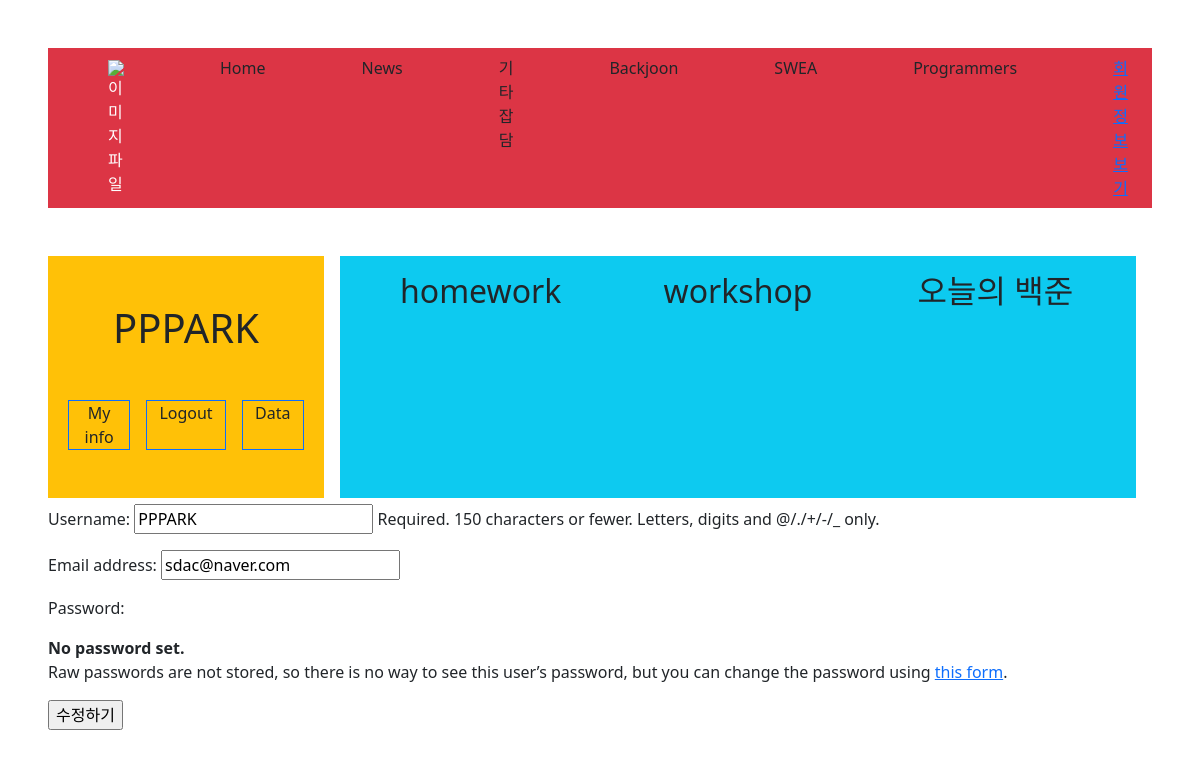
The app's page /accounts/6/update/ (signed in), older data.
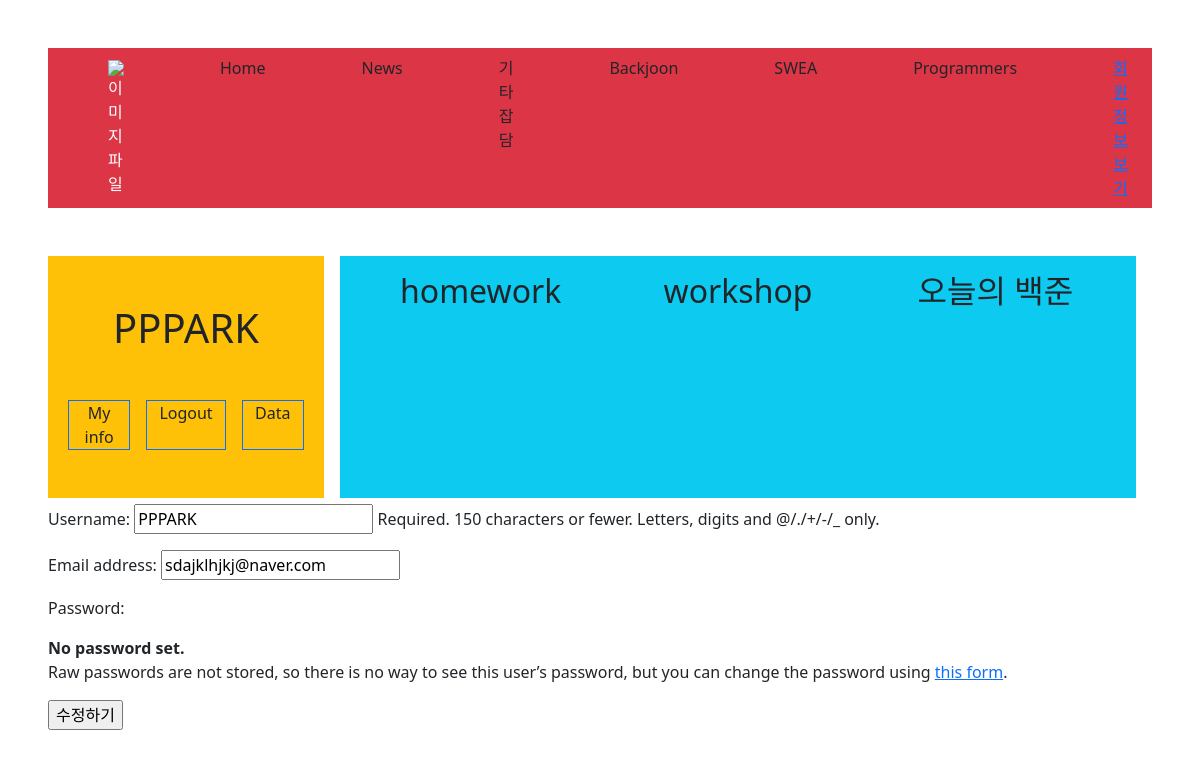
The same page, newer data.
### accounts/models.py (models this page shows)
class User(AbstractUser):
    pass

### accounts/views.py (the view)
# urls.py: path('<int:id>/update/', views.update, name = 'update'),
def update(request, id):
    if request.method == "POST":
        if request.user.is_superuser == 1:
            user = User.objects.get(id=id)
        if request.user.is_superuser == 0:
            user = request.user
        form = CustomUserChangeForm(request.POST, instance=user)
        if form.is_valid():
            form.save()
        if request.user.is_superuser:
            return redirect("accounts:index")
        else:
            return redirect("articles:home")
    else:
        if request.user.is_superuser == 1:
            user = User.objects.get(id=id)
        if request.user.is_superuser == 0:
            user = request.user
        form = CustomUserChangeForm(instance=user)
    context = {
        'form' : form
    }
    return render(request, 'accounts/update.html', context)

### accounts/forms.py
class CustomUserChangeForm(UserChangeForm):
    class Meta(UserChangeForm.Meta):
        model = get_user_model()
        fields = ('username','email')

### accounts/templates/accounts/update.html (shortened to what this page needs)
{% extends 'base.html' %}
{% block content %}
<form action="#" method="POST">
  {{form.as_p}}
  <input type="submit" value = "수정하기">
</form>
{% endblock content %}

### crud/templates/base.html (shortened to what this page needs)
<html lang="en">
  <head>
    <link href="https://cdn.jsdelivr.net/npm/bootstrap@5.2.0/dist/css/bootstrap.min.css" rel="stylesheet">
  </head>
  <body>
    <div class='mx-5 my-5'>
      <nav class="navbar navbar-expand-lg bg-danger text-white">
        <div class="container-fluid">
          <img src="" alt="이미지 파일" class='mx-5'>
          <div class="collapse navbar-collapse" id="navbarSupportedContent">
            <ul class="navbar-nav me-auto mb-2 mb-lg-0">
              <li class="nav-item mx-5">
                <a href= "{% url 'articles:home' %}" class="text-decoration-none text-dark">Home</a>
              </li>
              <li class="nav-item mx-5">
                <a href="#" class="text-decoration-none text-dark">News</a>
              </li>
              <li class="nav-item mx-5">
                <a href="{% url 'articles:else_board' %}" class="text-decoration-none text-dark">기타 잡담</a>
              </li>
              {% if request.user.is_authenticated %}
              <li class="nav-item mx-5">
                <a href="{% url 'articles:Backjoon_board' %}" class="text-decoration-none text-dark">Backjoon</a>
              </li>
              <li class="nav-item mx-5">
                <a href="{% url 'articles:SWEA_board' %}" class="text-decoration-none text-dark">SWEA</a>
              </li>
              <li class="nav-item mx-5">
                <a href="{% url 'articles:Programmers_board' %}" class="text-decoration-none text-dark">Programmers</a>
              </li>
              {% endif %}
              {% if request.user.is_superuser %}
              <li class="nav-item mx-5">
                <a href="{% url 'accounts:index' %}">회원정보보기</a>
              </li>
              {% endif %}
            </ul>
          </div>
        </div>
      </nav>
      <div class='my-5'>
        <div class="container text-center">
          <div class="row" style="height: 200px;">
            <div class="col col-3 bg-warning text-dark">
              {% if request.user.is_authenticated %}
              <div class='my-5'>
                <div class='my-5'>
                  <h1>{{request.user.username}}</h1>
                </div>
                <div class="container text-center">
                  <div class="row">
                    <div class="col border border-primary mx-2">
                      <a href="{% url 'accounts:update' request.user.id %}" class='text-decoration-none text-dark'>My info</a>
                    </div>
                    <div class="col border border-primary mx-2">
                      <a href= "{% url 'accounts:logout' %}" class='text-decoration-none text-dark'>Logout</a>
                    </div>
                    <div class="col border border-primary mx-2">
                      <div><a href="{% url 'articles:my_article' %}" class='text-decoration-none text-dark'>Data</a></div>
                    </div>
                  </div>
                </div>
              </div>
              {% else %}
              <div class='my-5'>
              {% block login_content %}
              <a href="{% url 'accounts:login' %}" class='text-decoration-none text-dark'><h1>로그인하기</h1></a>
              {% endblock login_content %}
              </div>
              {% endif %}
            </div>
            <div class="col bg-info text-dark mx-3">
              <div class="container text-center">
                <div class="row">
                  <div class="col my-3 mx-3">
                    <h2>homework</h2>
                  </div>
                  <div class="col my-3 mx-3">
                    <h2>workshop</h2>
                  </div>
                  <div class="col my-3 mx-3">
                    <h2>오늘의 백준</h2>
                  </div>
                </div>
              </div>
            </div>
          </div>
        </div>
      </div>
      <div>
      {% block content %}
      {% endblock content %}
      </div>
    </div>
  </body>
</html>

Row changes from the older to the newer data that the page shows:
changed User "PPPARK": email "sdac@naver.com" → "sdajklhjkj@naver.com"
